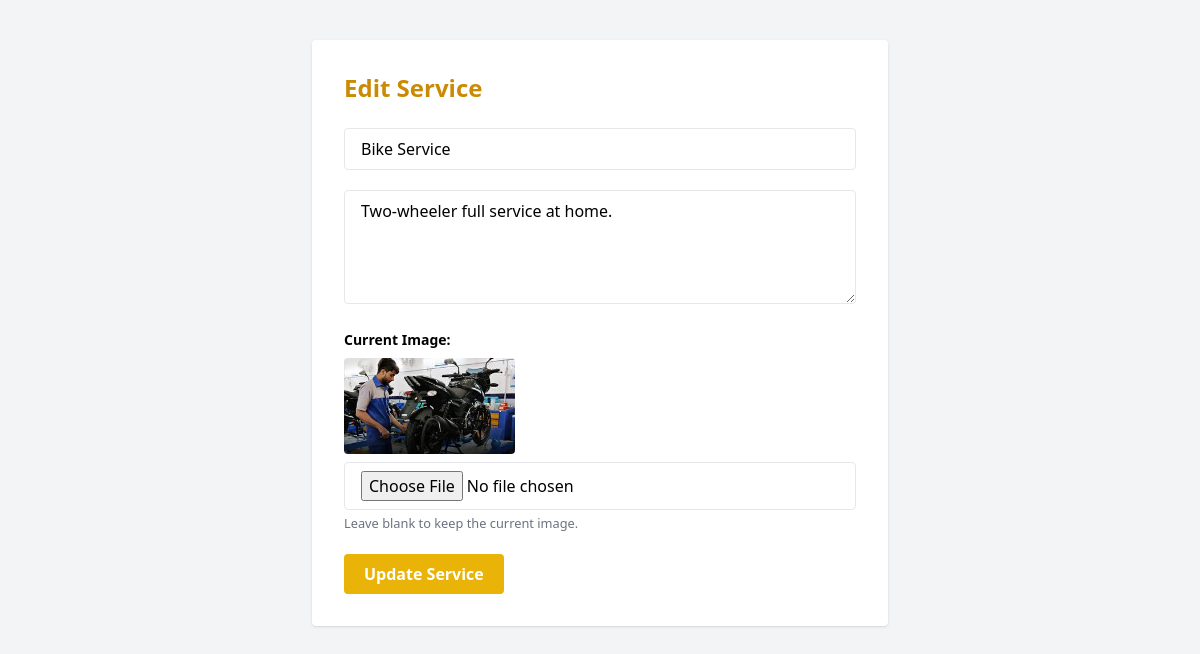
Screenshot of /admin/edit-service.php?id=20 (signed in) with the database file from the repository.
### tables this page shows
CREATE TABLE `services` (
  `id` int(11) NOT NULL,
  `title` varchar(255) NOT NULL,
  `description` text NOT NULL,
  `image` varchar(255) DEFAULT NULL,
  `price` decimal(10,2) DEFAULT 0.00,
  `category` varchar(100) DEFAULT NULL
);

### admin/edit-service.php (the view, shortened to what this page needs)
<?php
include '../includes/db.php';
$id = intval($_GET['id']);
$stmt = $conn->prepare("SELECT * FROM services WHERE id = ?");
$stmt->bind_param("i", $id);
$stmt->execute();
$result = $stmt->get_result();
$service = $result->fetch_assoc();
?>
<!DOCTYPE html>
<html lang="en">
<head>
  <script src="https://cdn.tailwindcss.com"></script>
</head>
<body class="bg-gray-100 p-10">
  <div class="max-w-xl mx-auto bg-white p-8 rounded shadow">
    <h2 class="text-2xl font-bold text-yellow-600 mb-6">Edit Service</h2>
    <form method="POST" enctype="multipart/form-data" class="space-y-5">
      <input type="text" name="title" value="<?= htmlspecialchars($service['title']); ?>" class="w-full border px-4 py-2 rounded" required>
      <textarea name="description" rows="4" class="w-full border px-4 py-2 rounded" required><?= htmlspecialchars($service['description']); ?></textarea>
      <div>
        <label class="block text-sm mb-2 font-semibold">Current Image:</label>
        <img src="../assets/images/<?= $service['image']; ?>" class="h-24 rounded mb-2" alt="Service Image">
        <input type="file" name="image" class="w-full border px-4 py-2 rounded bg-white">
        <small class="text-gray-500">Leave blank to keep the current image.</small>
      </div>
      <button type="submit" class="bg-yellow-500 hover:bg-yellow-600 text-white px-5 py-2 rounded font-semibold">Update Service</button>
    </form>
  </div>
</body>
</html>

### rows the page displays
services: title "Bike Service", description "Two-wheeler full service at home.", image (picture)
